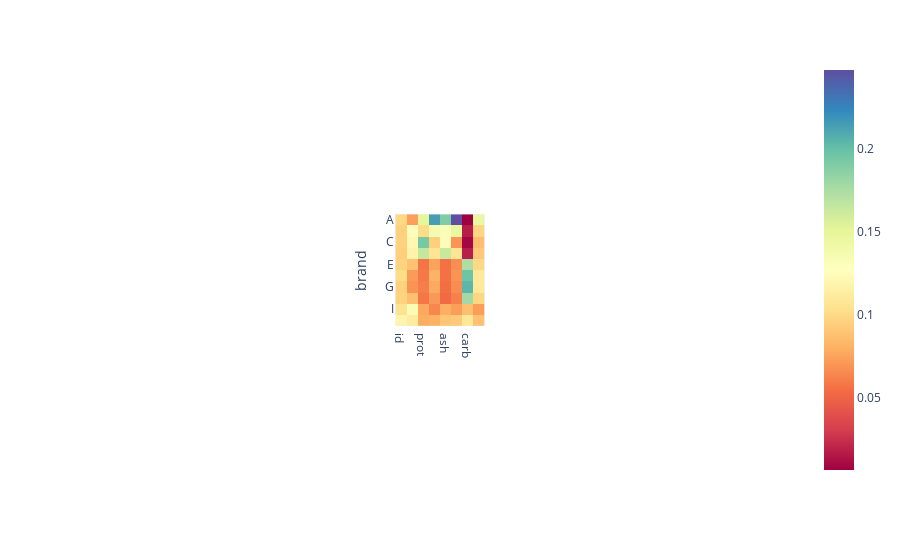

The notebook cell this image was saved under:
### Code cell
def heatmap_one_categorical(df, cat1):
    gb1 = pizza.groupby(["brand"]).mean(numeric_only=True)
    hmm = gb1.sum(axis=0)
    gb2 = gb1 / hmm
    gb2
    
    return px.imshow(gb2, color_continuous_scale="Spectral")

heatmap_one_categorical(pizza, "A")

### Figure 1 — Plotly figure (JSON) as saved in the notebook; plotly's stock layout.template omitted (floating-point values rounded to 4 significant figures)
{"data": [{"coloraxis": "coloraxis", "hovertemplate": "x: %{x}<br>brand: %{y}<br>color: %{z}<extra></extra>", "name": "0", "type": "heatmap", "x": ["id", "mois", "prot", "fat", "ash", "sodium", "carb", "cal"], "xaxis": "x", "y": ["A", "B", "C", "D", "E", "F", "G", "H", "I", "J"], "yaxis": "y", "z": [[0.09909, 0.07334, 0.1493, 0.2143, 0.1904, 0.2474, 0.006532, 0.1458], [0.09549, 0.1256, 0.1012, 0.1362, 0.1315, 0.1471, 0.01744, 0.09744], [0.09607, 0.1211, 0.1932, 0.09456, 0.1246, 0.06944, 0.008989, 0.08699], [0.0946, 0.1167, 0.165, 0.1068, 0.1638, 0.1068, 0.01817, 0.09171], [0.09682, 0.08831, 0.0574, 0.07456, 0.05603, 0.06712, 0.1739, 0.09936], [0.1013, 0.07196, 0.05863, 0.08101, 0.05594, 0.06902, 0.1968, 0.1098], [0.09574, 0.06912, 0.06114, 0.07716, 0.05493, 0.0663, 0.204, 0.1098], [0.09669, 0.08768, 0.0586, 0.07049, 0.05338, 0.06216, 0.1783, 0.09846], [0.1057, 0.1336, 0.07708, 0.06442, 0.07965, 0.07279, 0.08727, 0.0728], [0.1185, 0.1127, 0.07843, 0.08052, 0.08977, 0.09179, 0.1087, 0.08789]]}], "layout": {"autosize": true, "coloraxis": {"colorscale": [[0, "rgb(158,1,66)"], [0.1, "rgb(213,62,79)"], [0.2, "rgb(244,109,67)"], [0.3, "rgb(253,174,97)"], [0.4, "rgb(254,224,139)"], [0.5, "rgb(255,255,191)"], [0.6, "rgb(230,245,152)"], [0.7, "rgb(171,221,164)"], [0.8, "rgb(102,194,165)"], [0.9, "rgb(50,136,189)"], [1, "rgb(94,79,162)"]]}, "margin": {"t": 60}, "xaxis": {"anchor": "y", "autorange": true, "constrain": "domain", "domain": [0.438, 0.562], "range": [-0.5, 7.5], "scaleanchor": "y", "type": "category"}, "yaxis": {"anchor": "x", "autorange": true, "constrain": "domain", "domain": [0, 1], "range": [9.5, -0.5], "title": {"text": "brand"}, "type": "category"}}}
